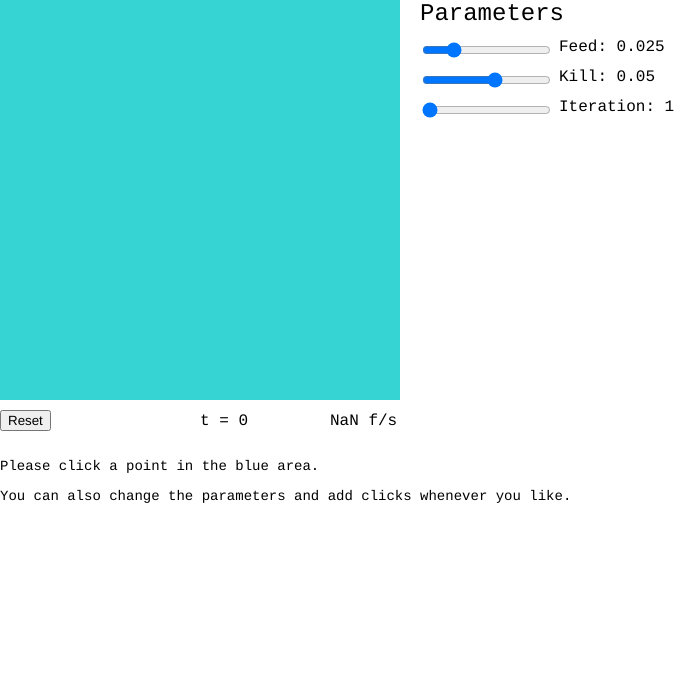
Frame 1 (no input)
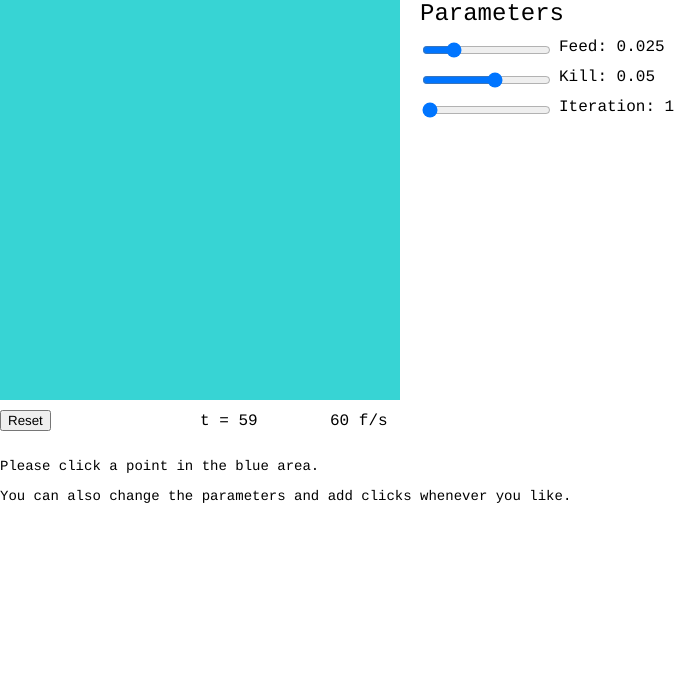
Frame 60 (no input)
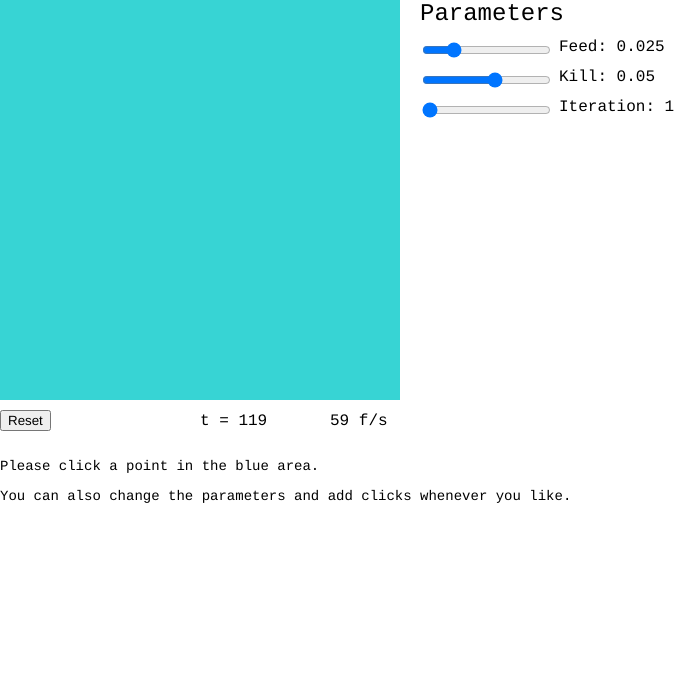
Frame 120 (the mouse pressed at the canvas centre since frame 60)

The p5.js sketch that drew these frames (run headless with seeded random() and noise() and a simulated clock; from frame 60 on, the mouse is pressed at the canvas centre):

// p5.js sketch
// ── sketch.js
const Du = 0.2;
const Dv = 0.1;
var f = 0.025;
var k = 0.050;
var U;
var V;
var Un;
var Vn;
var U0 = 1.0;
var V0 = 1.0;

//var gui;
var slider_f;
var slider_k;
var slider_ni;

var field_width = 400;
var field_height = 400;

var ni = 1;

var fr;
var t;

var description1 = "Please click a point in the blue area."
var description2 = "You can also change the parameters and add clicks whenever you like."

function setup() {
  createCanvas(700,700);
  pixelDensity(1);
  //gui = createGui('Parameters', width+20, 0);
  //sliderRange(0.01, 0.08, 0.001);
  //gui.addGlobals('f', 'k');
  slider_f = createSlider(0.01, 0.08, f, 0.001);
  slider_f.position(field_width + 20, 40);
  slider_k = createSlider(0.01, 0.08, k, 0.001);
  slider_k.position(field_width + 20, 70);
  slider_ni = createSlider(1, 10, ni, 1);
  slider_ni.position(field_width + 20, 100);

  initialize();
  reset();
}

function draw() {
  background(255);
  f = slider_f.value();
  k = slider_k.value();
	ni = slider_ni.value();
  loadPixels();
  for (var x = 0; x < field_width; x++) {
		for (var y = 0; y < field_height; y++) {
	    var pix = (x + y * width) * 4;
	    pixels[pix + 0] = floor(V[x][y] * 200);
	    pixels[pix + 1] = floor((-V[x][y]+U[x][y])/(V[x][y]+U[x][y]) * 200);
	    pixels[pix + 2] = floor(U[x][y] * 200);
			//var h = U[x][y];
			//var s = 0.9;
			//var v = 1.0;
  		//var c = v * s;
  		//h = 4.0 * h;
  		//var z = c * (1 - abs(h % 2 - 1));
  		//var col;
  		//if (h >= 0 && h < 1) {
    	//	col = createVector(1, 1, 1).mult(v - c).add(createVector(c, z, 0));
  		//} else if (h >= 1 && h < 2) {
    	//	col = createVector(1, 1, 1).mult(v - c).add(createVector(z, c, 0));
  		//} else if (h >= 2 && h < 3) {
    	//	col = createVector(1, 1, 1).mult(v - c).add(createVector(0, c, z));
  		//} else if (h >= 3 && h < 4) {
    	//	col = createVector(1, 1, 1).mult(v - c).add(createVector(0, z, c));
  		//} else if (h >= 4 && h < 5) {
    	//	col = createVector(1, 1, 1).mult(v - c).add(createVector(z, 0, c));
  		//} else if (h >= 5 && h < 6) {
    	//	col = createVector(1, 1, 1).mult(v - c).add(createVector(c, 0, z));
			//}
			//pixels[pix + 0] = 255 * col.x;
	    //pixels[pix + 1] = 255 * col.y;
	    //pixels[pix + 2] = 255 * col.z;
	    pixels[pix + 3] = 200;
			}
    }
    updatePixels();

		for (var n = 0; n < ni; n++) {
    	for (var x = 0; x < field_width; x++) {
				for (var y = 0; y < field_height; y++) {
	    		var u = U[x][y];
	    		var v = V[x][y];
	    		var laplacianU = laplacian(U, x, y);
	    		var laplacianV = laplacian(V, x, y);
	    		Un[x][y] = u + (Du * laplacianU - u * v * v + f * (1 - u)) * 1.0;
	    		Vn[x][y] = v + (Dv * laplacianV + u * v * v - (k + f) * v) * 1.0;
				}
    	}

    	for (var x = 0; x < field_width; x++) {
				for (var y = 0; y < field_height; y++) {
	    		U[x][y] = constrain(Un[x][y], 0, 1);
	    		V[x][y] = constrain(Vn[x][y], 0, 1);
				}
    	}
		}
    textSize(24);
    textFont('Monospace');
		text("Parameters", field_width + 20, 20);
		textSize(16);
    text("Feed: "+ str(slider_f.value()), slider_f.x + slider_f.width + 10, slider_f.y + slider_f.height / 1.5);
    text("Kill: "+ str(slider_k.value()), slider_k.x + slider_k.width + 10, slider_k.y + slider_k.height / 1.5);
	  text("Iteration: "+ str(slider_ni.value()), slider_ni.x + slider_ni.width + 10, slider_ni.y + slider_ni.height / 1.5);
		if (frameCount % 10 == 0) {
			fr = frameRate();
		}
		text("t = " + str(t), field_width - 200, field_height + 25);
		t += 1
		text(str(floor(fr)) + " f/s", field_width - 70, field_height + 25);
		textSize(14);
		text(description1, 0, field_height + 70);
		text(description2, 0, field_height + 100);
}

function laplacian(Z, x, y) {
  var center, top, bottom, left, right;
  var total;

	var X = x + field_width;
	var Y = y + field_height;

  center = Z[X % field_width][Y % field_height];
  top = Z[X % field_width][(Y - 1) % field_height];
  bottom = Z[X % field_width][(Y + 1) % field_height];
  left = Z[(X - 1) % field_width][Y % field_height];
  right = Z[(X + 1) % field_width][Y % field_height];
  total = top + bottom + left + right - 4 * center;
  return total;
}

function initialize() {
	t = 0;
	U = [];
  V = [];
  Un = [];
  Vn = [];
  for (var x = 0; x < field_width; x++) {
		U[x] = [];
		V[x] = [];
		Un[x] = [];
		Vn[x] = [];
		for (var y = 0; y < field_height; y++) {
	    U[x][y] = U0;
	    V[x][y] = 0;
	    Un[x][y] = 0;
	    Vn[x][y] = 0;
		}
  }
}

function mouseClicked() {
  if ((mouseX < field_width && mouseX > 0) && (mouseY < field_height && mouseY > 0)) {
		for (var x = mouseX-20; x < mouseX+20; x++) {
	    for (var y = mouseY-20; y < mouseY+20; y++) {
				V[x][y] = V0;
	    }
		}
  }
}

function keyTyped() {
  if (key === 'c') {
		for (var x = field_width / 2 - 20; x < field_width / 2 + 20; x++) {
	    for (var y = field_height / 2 - 20; y < field_height / 2 + 20; y++) {
				V[x][y] = V0;
	    }
		}
	}
}

function reset() {
  var button = createButton("Reset");
  button.position(0, field_height + 10);
  button.mousePressed(initialize);
}

//function pause() {
//    let button = createButton("Pause");
//    button.position(80, height+20);
//    button.mousePressed(test);
//}

//function test() {
//    var framerate = frameRate();
//    if (framerate = !0) {
//			noLoop();
//    }
//    else {
//			Loop();
//    }
//}
//function hsv2rgb(_h, _s, _v) {
	//var h, s, v = _h, _s, _v;
  //var c = v * s;
  //h = 5.0 * h;
  //var x = c * (1 - abs(h % 2 - 1));
  //var col;
  //if (h >= 0 && h < 1) {
    //col = createVector(1, 1, 1).mult(v - c).add(createVector(c, x, 0));
  //} else if (h >= 1 && h < 2) {
    //col = createVector(1, 1, 1).mult(v - c).add(createVector(x, c, 0));
  //} else if (h >= 2 && h < 3) {
    //col = createVector(1, 1, 1).mult(v - c).add(createVector(0, c, x));
  //} else if (h >= 3 && h < 4) {
    //col = createVector(1, 1, 1).mult(v - c).add(createVector(0, x, c));
  //} else if (h >= 4 && h < 5) {
    //col = createVector(1, 1, 1).mult(v - c).add(createVector(x, 0, c));
  //} else if (h >= 5 && h < 6) {
    //col = createVector(1, 1, 1).mult(v - c).add(createVector(c, 0, x));
	//}
	//return col;
//}
